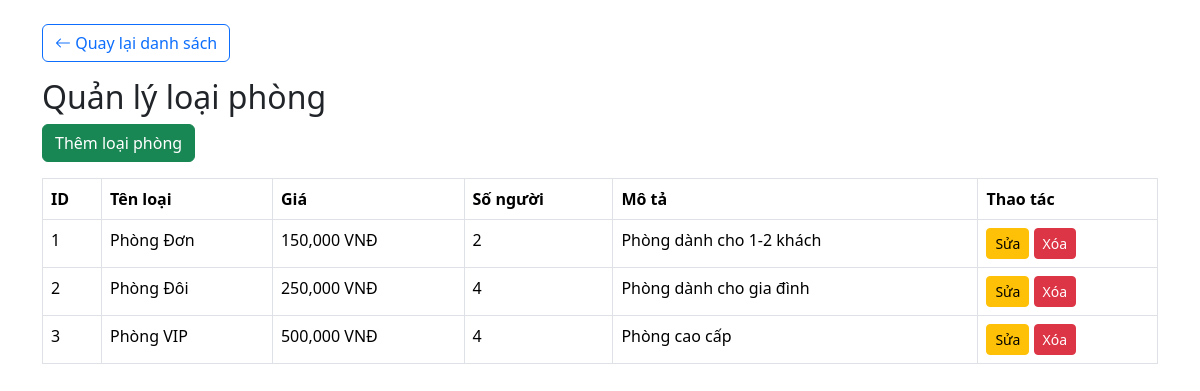
Screenshot of /modules/room_types/index.php (signed in) with the database file from the repository.
### tables this page shows
CREATE TABLE room_types (
    room_type_id INT AUTO_INCREMENT PRIMARY KEY,
    type_name VARCHAR(100) NOT NULL,
    price INT NOT NULL COMMENT 'Giá phòng VNĐ',
    max_people INT NOT NULL,
    description TEXT
);

### modules/room_types/index.php (the view, shortened to what this page needs)
<?php
    include '../../config/database.php';
    $conn = $conn;
?>
<!DOCTYPE html>
<html>
<head>
    <link href="https://cdn.jsdelivr.net/npm/bootstrap@5.3.3/dist/css/bootstrap.min.css"
        rel="stylesheet">
    <link href="https://cdn.jsdelivr.net/npm/bootstrap-icons@1.11.3/font/bootstrap-icons.min.css"
        rel="stylesheet">
</head>
<body>
    <div class="container mt-4">
        <a href="../../dashboard.php"class="btn btn-outline-primary mb-3">
            <i class="bi bi-arrow-left"></i>
            Quay lại danh sách
        </a>
        <h2>Quản lý loại phòng</h2>
        <a href="create.php"
            class="btn btn-success mb-3">
            Thêm loại phòng
        </a>
        <table class="table table-bordered">
            <tr>
                <th>ID</th>
                <th>Tên loại</th>
                <th>Giá</th>
                <th>Số người</th>
                <th>Mô tả</th>
                <th>Thao tác</th>
            </tr>
            <?php
                $sql = "SELECT * FROM room_types";
                $result = mysqli_query($conn,$sql);
                while($row = mysqli_fetch_assoc($result)){
                ?>
                    <tr>
                        <td><?= $row['room_type_id']; ?></td>
                        <td><?= $row['type_name']; ?></td>
                        <td><?= number_format($row['price']); ?> VNĐ</td>
                        <td><?= $row['max_people']; ?></td>
                        <td><?= $row['description']; ?></td>
                        <td>
                            <a href="edit.php?id=<?= $row['room_type_id']; ?>"
                                class="btn btn-warning btn-sm">
                                Sửa
                            </a>
                            <a href="delete.php?id=<?= $row['room_type_id']; ?>"
                                class="btn btn-danger btn-sm" onclick="return confirm('Xóa?')">
                                Xóa
                            </a>
                        </td>
                    </tr>
                <?php
                }
            ?>
        </table>
    </div>
</body>
</html>

### rows the page displays
room_types: room_type_id "1", type_name "Phòng Đơn", price "150,000", max_people "2", description "Phòng dành cho 1-2 khách"
room_types: room_type_id "2", type_name "Phòng Đôi", price "250,000", max_people "4", description "Phòng dành cho gia đình"
room_types: room_type_id "3", type_name "Phòng VIP", price "500,000", max_people "4", description "Phòng cao cấp"
